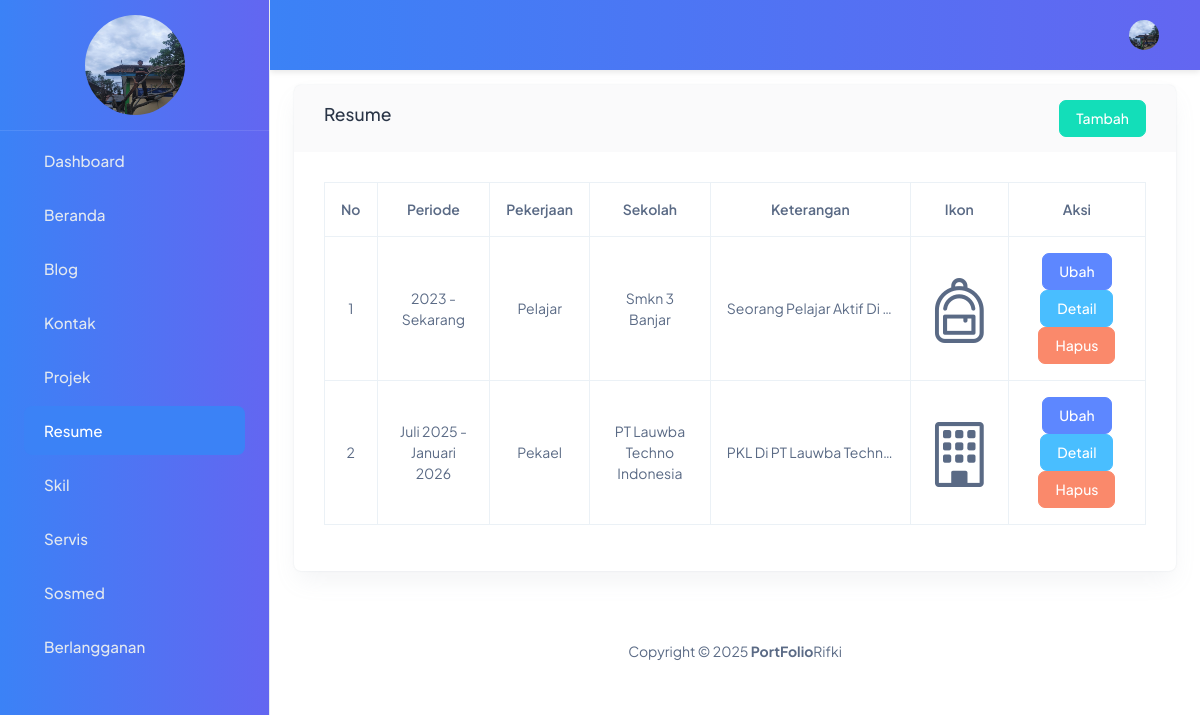
The app's page /backend/pages/resume/index.php with its own data.
### tables this page shows
CREATE TABLE `abouts` (
  `id` bigint NOT NULL,
  `name` varchar(250) NOT NULL,
  `image` varchar(250) NOT NULL,
  `born` date NOT NULL,
  `zip_code` int NOT NULL,
  `email` varchar(250) NOT NULL,
  `phone` varchar(250) NOT NULL,
  `total_project` int NOT NULL,
  `work` varchar(250) NOT NULL,
  `address` varchar(250) NOT NULL,
  `description` text NOT NULL
);

CREATE TABLE `resumes` (
  `id` bigint NOT NULL,
  `date` varchar(250) NOT NULL,
  `job` varchar(250) NOT NULL,
  `place` varchar(250) NOT NULL,
  `description` text NOT NULL,
  `icon` varchar(250) NOT NULL
);

### backend/pages/resume/index.php (the view, shortened to what this page needs)
<?php
include '../../partials/header.php';
include '../../partials/sidebar.php';
include '../../partials/navbar.php';
$resumes = "SELECT * FROM resumes";
$result = mysqli_query($connect, $resumes) or die(mysqli_error($connect));
?>
<div class="row">
    <div class="col-12">
        <div class="card">
            <div class="card-header d-flex align-items-center justify-content-between">
                <h5>Resume</h5>
                <a href="./create.php" class="btn btn-success">Tambah</a>
            </div>
            <div class="card-body text-capitalize">
                <div class="tabel-responsive">
                    <table class="table table-bordered">
                        <thead>
                            <tr class="text-capitalize text-center">
                                <th>no</th>
                                <th>Periode</th>
                                <th>Pekerjaan</th>
                                <th>Sekolah</th>
                                <th>keterangan</th>
                                <th>ikon</th>
                                <th>aksi</th>
                            </tr>
                        </thead>
                        <tbody>
                            <?php
                            $no = 1;
                            while ($item = $result->fetch_object()):
                            ?>
                                <tr class="align-middle text-center">
                                    <td><?= $no ?></td>
                                    <td><?= $item->date ?></td>
                                    <td class="text-capitalize"><?= $item->job ?></td>
                                    <td class="text-capitalize"><?= $item->place ?></td>
                                    <td class="text-capitalize text-truncate" style="max-width: 200px;"><?= $item->description ?></td>
                                    <td class="text-center"><i class="<?= $item->icon ?>" style="font-size: 65px"></i></td>
                                    <td class="text-center align-middle" role="group">
                                        <a href="./edit.php?id=<?= $item->id ?>" class="btn btn-primary">Ubah</a>
                                        <a href="./detail.php?id=<?= $item->id ?>" class="btn btn-secondary">detail</a>
                                        <a href="../../actions/resume/destroy.php?id=<?= $item->id ?>" class="btn btn-danger" onclick="return confirm('Apakah anda yakin')">Hapus</a>
                                    </td>
                                </tr>
                            <?php
                                $no++;
                            endwhile;
                            ?>
                        </tbody>
                    </table>
                </div>
            </div>
        </div>
    </div>
</div>
<?php
include '../../partials/footer.php';
?>

### backend/partials/sidebar.php (shortened to what this page needs)
<?php
$abouts = "SELECT * FROM abouts LIMIT 1";
$result = mysqli_query($connect, $abouts) or die(mysqli_error($connect));
?>
<body>
  <div class="body-wrapper" id="main-wrapper" data-layout="vertical" data-navbarbg="skin6" data-sidebartype="full"
    data-sidebar-position="fixed" data-header-position="fixed">
    <aside class="left-sidebar">
      <div>
        <div class="brand-logo  align-items-center justify-content-between">
          <a href="./index.php" class="text-nowrap logo-img">
            <?php
            while ($item = $result->fetch_object()):
            ?>
              <tr>
                <td>
                  <img src="../../../storages/about/<?= $item->image ?>" alt="Gambar" width="100" height="100" class="d-block mx-auto rounded-circle">
                </td>
              </tr>
            <?php
            endwhile;
            ?>
          </a>
        </div>
        <nav class="sidebar-nav scroll-sidebar text-capitalize" data-simplebar="">
          <ul id="sidebarnav">
            <li class="sidebar-item">
              <a class="sidebar-link" href="../dashboard/index.php" aria-expanded="false">
                <span class="hide-menu">Dashboard</span>
              </a>
            </li>
            <li class="sidebar-item">
              <a class="sidebar-link" href="../about/index.php" aria-expanded="false">
                <span class="hide-menu">Beranda</span>
              </a>
            </li>
            <li class="sidebar-item">
              <a class="sidebar-link" href="../Blog/index.php" aria-expanded="false">
                <span class="hide-menu">Blog</span>
              </a>
            </li>
            <li class="sidebar-item">
              <a class="sidebar-link" href="../contact/index.php" aria-expanded="false">
                <span class="hide-menu">Kontak</span>
              </a>
            </li>
            <li class="sidebar-item">
              <a class="sidebar-link" href="../project/index.php" aria-expanded="false">
                <span class="hide-menu">Projek</span>
              </a>
            </li>
            <li class="sidebar-item">
              <a class="sidebar-link" href="../resume/index.php" aria-expanded="false">
                <span class="hide-menu">Resume</span>
              </a>
            </li>
            <li class="sidebar-item">
              <a class="sidebar-link" href="../skill/index.php" aria-expanded="false">
                <span class="hide-menu">Skil</span>
              </a>
            </li>
            <li class="sidebar-item">
              <a class="sidebar-link" href="../service/index.php" aria-expanded="false">
                <span class="hide-menu">Servis</span>
              </a>
            </li>
            <li class="sidebar-item">
              <a class="sidebar-link" href="../socmed/index.php" aria-expanded="false">
                <span class="hide-menu">Sosmed</span>
              </a>
            </li>
            <li class="sidebar-item">
              <a class="sidebar-link" href="../buletin/index.php" aria-expanded="false">
                <span class="hide-menu">Berlangganan</span>
              </a>
            </li>
          </ul>
        </nav>
      </div>
    </aside>

### backend/partials/navbar.php (shortened to what this page needs)
<?php
    $abouts = "SELECT * FROM abouts LIMIT 1";
    $result = mysqli_query($connect, $abouts) or die(mysqli_error($connect));
?>
<div class="body-wrapper">
    <header class="app-header" style="background: linear-gradient(to right, #3b82f6, #6366f1); box-shadow: 0 2px 6px rgba(0, 0, 0, 0.1);">
        <nav class="navbar navbar-expand-lg">
            <div class="navbar-collapse justify-content-end px-0" id="navbarNav">
                <ul class="navbar-nav flex-row ms-auto align-items-center justify-content-end">
                    <li class="nav-item dropdown">
                        <a class="nav-link nav-icon-hover" href="javascript:void(0)" id="drop2"
                            data-bs-toggle="dropdown" aria-expanded="false">
                            <?php
                            while($item =$result->fetch_object()):
                                ?>
                                <tr>
                                    <td>
                                        <img src="../../../storages/about/<?= $item->image?>" alt="Gambar" width="30" height="30" class="rounded-circle">
                                    </td>
                                </tr>
                                <?php
                                endwhile;
                                ?>
                        </a>
                    </li>
                </ul>
            </div>
        </nav>
    </header>
    <div class="container-fluid">

### backend/partials/sidebar.php (style rules this page uses)
.left-sidebar { background: linear-gradient(to right, #3b82f6, #6366f1) !important; box-shadow: 0 0 15px rgba(0, 0, 0, 0); transition: all 0.3s ease; height: 100vh; overflow-y: auto; }
.brand-logo { padding: 15px 20px; border-bottom: 1px solid rgba(255, 255, 255, 0.1); }
.logo-img img { transition: transform 0.3s; }
.sidebar-nav { padding: 10px 0; }
.sidebar-item { margin: 5px 0; }
.sidebar-link { color: #e2e8f0 !important; padding: 12px 20px !important; border-radius: 8px !important; transition: all 0.3s ease; display: flex; align-items: center; }
.sidebar-link.active { background: #3b82f6 !important; color: white !important; }
.hide-menu { font-size: 0.95rem; font-weight: 500; }
.scroll-sidebar { scrollbar-width: thin; scrollbar-color: #3b82f6 transparent; }

### records on screen
abouts: image (picture)
resumes: date "2023 - Sekarang", job "Pelajar", place "Smkn 3 Banjar", description "Seorang Pelajar Aktif Di…"
resumes: date "Juli 2025 - Januari 2026", job "Pekael", place "PT Lauwba Techno Indonesia", description "PKL Di PT Lauwba Techn…"
